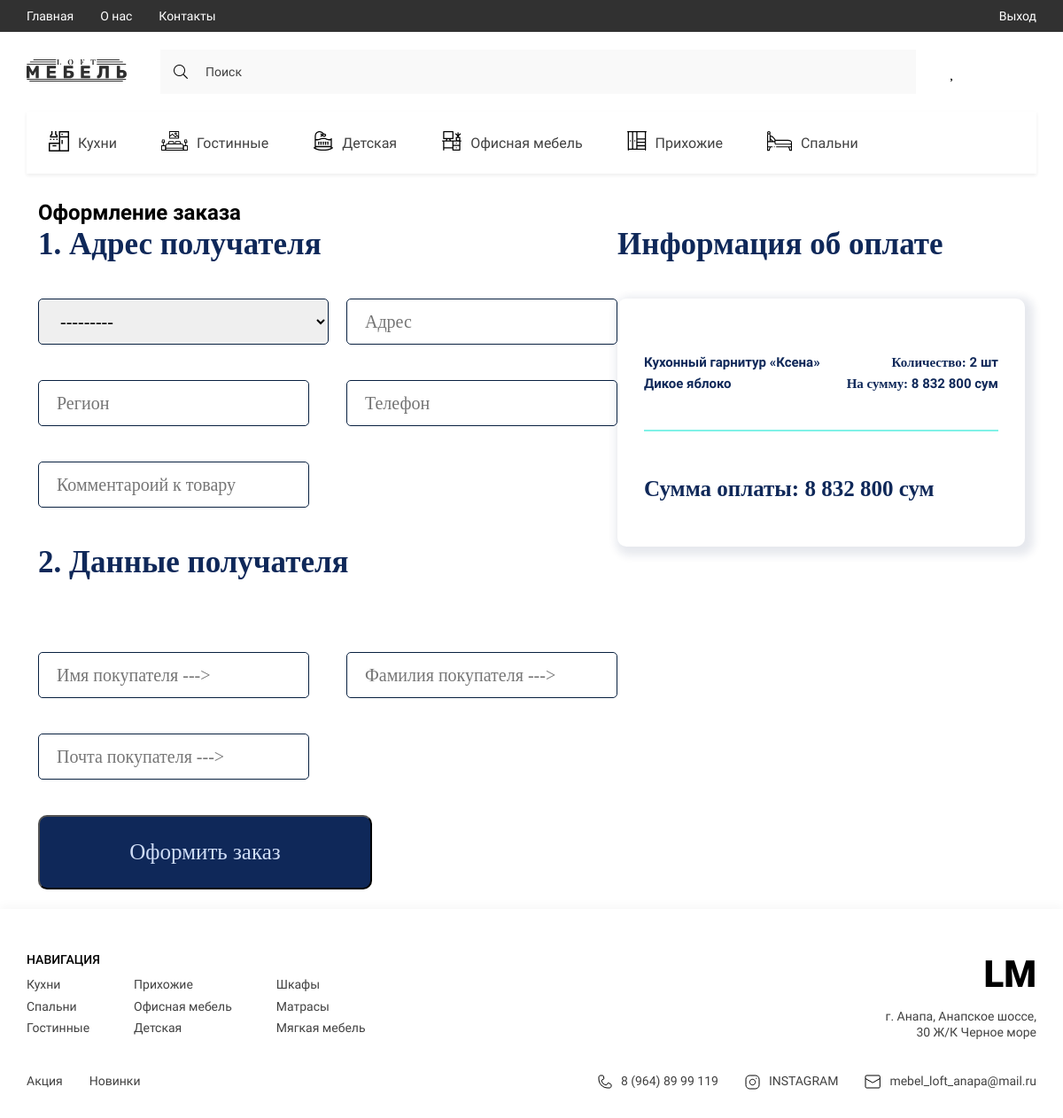
Page /checkout (signed in) on the committed database.
### furniture/models.py (models this page shows, shortened)
class Category(models.Model):
    title = models.CharField(max_length=50, verbose_name='Название категории')
    image = models.ImageField(upload_to='categories/', verbose_name='Иконка категории')
    slug = models.SlugField(unique=True, null=True)
    parent = models.ForeignKey('self', on_delete=models.CASCADE, blank=True, null=True, related_name='subcategories',
                               verbose_name='Категория')
    def get_absolute_url(self):
        return reverse('category_page', kwargs={'slug': self.slug})
    def get_image_category(self):
        if self.image:
            return self.image.url
        else:
            return '-'
    class Meta:
        verbose_name = 'Категория'
        verbose_name_plural = 'Категории'

class OrderProduct(models.Model):
    product = models.ForeignKey(Product, on_delete=models.SET_NULL, null=True)
    order = models.ForeignKey(Order, on_delete=models.SET_NULL, null=True, verbose_name='Номер заказа')
    quantity = models.IntegerField(default=0, blank=True, null=True, verbose_name='Количество')
    added_at = models.DateTimeField(auto_now_add=True, verbose_name='Дата добавления в корзину')
    class Meta:
        verbose_name = 'Заказанный товар'
        verbose_name_plural = 'Заказанные товары'
    @property
    def get_total_price(self):
        total_price = self.product.price * self.quantity
        return total_price

class Product(models.Model):
    title = models.CharField(max_length=100, verbose_name='Название товара')
    description = models.TextField(blank=True, null=True, verbose_name='Описание к товару')
    price = models.FloatField(verbose_name='Цена товара')
    quantity = models.IntegerField(verbose_name='Количество на складе')
    created_at = models.DateTimeField(auto_now_add=True, verbose_name='Дата добавления')
    slug = models.SlugField(unique=True, null=True)
    category = models.ForeignKey(Category, on_delete=models.CASCADE, related_name='products', verbose_name='Категория')
    color_name = models.CharField(max_length=150, verbose_name='Название цвета', blank=True, null=True)
    color_code = models.CharField(max_length=150, verbose_name='Код цвета', blank=True, null=True)
    model_product = models.CharField(max_length=100, blank=True, null=True, verbose_name='Модель товара')
    depth = models.CharField(max_length=50, blank=True, null=True, verbose_name='Глубина "см"')
    width = models.CharField(max_length=50, blank=True, null=True, verbose_name='Ширина "см"')
    height = models.CharField(max_length=50, blank=True, null=True, verbose_name='Высота "см"')
    class Meta:
        verbose_name = 'Товар'
        verbose_name_plural = 'Товары'

class Order(models.Model):
    user = models.ForeignKey(User, on_delete=models.PROTECT, null=True, default=1, related_name='orders',
                             verbose_name='Заказы')
    customer = models.ForeignKey(Customer, on_delete=models.SET_NULL, blank=True, null=True)
    created_at = models.DateTimeField(auto_now_add=True, verbose_name='Дата заказа')
    is_completed = models.BooleanField(default=False, verbose_name='Выполнен ли заказ')
    shipping = models.BooleanField(default=True, verbose_name='Доставка')
    class Meta:
        verbose_name = 'Заказ'
        verbose_name_plural = 'Заказы'
    @property
    def get_cart_total_price(self):
        order_products = self.orderproduct_set.all()
        total_price = sum([product.get_total_price for product in order_products])
        return total_price
    @property
    def get_cart_total_quantity(self):
        order_products = self.orderproduct_set.all()
        total_quantity = sum([product.quantity for product in order_products])
        return total_quantity

### furniture/views.py (the view)
# urls.py: path('checkout', checkout_view, name='checkout'),
def checkout_view(request):
    if request.user.is_authenticated:
        cart_info = get_cart_data(request)
        context = {
            'title': 'Оформление заказа',
            'order': cart_info['order'],
            'items': cart_info['products'],
            'customer_form': CustomerForm(),
            'shipping_form': ShippingForm()
        }
        return render(request, 'pages/checkout.html', context)
    else:
        return redirect('login')

### furniture/forms.py
class CustomerForm(forms.ModelForm):
    class Meta:
        model = Customer
        fields = ['first_name', 'last_name', 'email']
        widgets = {
            'first_name': forms.TextInput(attrs={
                'class': 'form-control',
                'placeholder': 'Имя покупателя --->'
            }),
            'last_name': forms.TextInput(attrs={
                'class': 'form-control',
                'placeholder': 'Фамилия покупателя --->'
            }),
            'email': forms.EmailInput(attrs={
                'class': 'form-control',
                'placeholder': 'Почта покупателя --->'
            })
        }

class ShippingForm(forms.ModelForm):
    class Meta:
        model = ShippingAddress
        fields = ('address', 'city', 'region', 'phone', 'comment')
        widgets = {
            'address': forms.TextInput(attrs={
                'class': 'form-control',
                'placeholder': 'Адрес'
            }),
            'city': forms.Select(attrs={
                'class': 'form-select',
                'placeholder': 'Город'
            }),
            'region': forms.TextInput(attrs={
                'class': 'form-control',
                'placeholder': 'Регион'
            }),
            'phone': forms.TextInput(attrs={
                'class': 'form-control',
                'placeholder': 'Телефон'
            }),
            'comment': forms.TextInput(attrs={
                'class': 'form-control',
                'placeholder': 'Комментароий к товару'
            }),
        }

### furniture/models.py (called while the page is built)
    def __str__(self):
        return self.city_name

### furniture/templatetags/furniture_tags.py (called while the page is built)
@register.simple_tag()
def get_categories():
    return Category.objects.filter(parent=None)

@register.simple_tag()
def get_normal_price(price):
    return f'{int(price):_}'.replace('_', ' ')

### furniture/utils.py (called while the page is built)
def get_cart_data(request):
    cart = CartForAuthenticatedUser(request)
    cart_info = cart.get_cart_info()
    return cart_info

    def get_cart_info(self):
        customer, created = Customer.objects.get_or_create(user=self.user)
        order, created = Order.objects.get_or_create(customer=customer)
        order_products = order.orderproduct_set.all()
        cart_total_quantity = order.get_cart_total_quantity
        cart_total_price = order.get_cart_total_price
        return {
            'cart_total_quantity': cart_total_quantity,
            'cart_total_price': cart_total_price,
            'order': order,
            'products': order_products
        }

### furniture/templates/pages/checkout.html (shortened to what this page needs)
{% extends 'base.html' %}
{% load furniture_tags %}
{% block main %}
<main>
    <div class="content">
        <div class="container">
            <h2 class="checkout_title">Оформление заказа</h2>
            <div class="checkout_content">
                <div class="checkout_form">
                    <h2 class="address_title">1. Адрес получателя</h2>
                    <form action="{% url 'payment' %}" method="post" enctype="multipart/form-data">
                        <div class="block_input">
                            <div class="form-group">
                                {{ shipping_form.city }}
                            </div>
                            <div class="form-group">
                                {{ shipping_form.address }}
                            </div>
                        </div>
                        <div class="block_input">
                            <div class="form-group">
                                {{ shipping_form.region }}
                            </div>
                            <div class="form-group">
                                {{ shipping_form.phone }}
                            </div>
                        </div>
                        <div class="form-group">
                            {{ shipping_form.comment}}
                        </div>
                        <div class="checkout_form_user">
                            <h2 class="address_title">2. Данные получателя</h2>
                            <div class="block_input">
                                <div class="form-group">
                                    {{ customer_form.first_name }}
                                </div>
                                <div class="form-group">
                                    {{ customer_form.last_name }}
                                </div>
                            </div>
                            <div class="form-group">
                                {{ customer_form.email }}
                            </div>
                        </div>
                        <button class="btn-order" type="submit">Оформить заказ</button>
                    </form>
                </div>
                <div class="check">
                    <h2 class="address_title">Информация об оплате</h2>
                    <div class="order_check_info">
                        {% for item in items %}
                        <div class="count_price">
                            <p>{{ item.product.title }}</p>
                            <div class="price_count">
                                <p class="info_count_price">
                                    <span class="count_col">Количество: </span> {{ item.quantity }} шт
                                </p>
                                <p class="info_count_price">
                                    <span class="count_col">На сумму:
                                    </span> {% get_normal_price item.get_total_price %} сум
                                </p>
                            </div>
                        </div>
                        {% endfor %}
                        <div class="line_down_check"></div>
                        <h2 class="pay_title">Сумма оплаты: {% get_normal_price order.get_cart_total_price %} сум</h2>
                    </div>
                </div>
            </div>
        </div>
    </div>
</main>
{% endblock main %}

### furniture/templates/components/_cart_category.html
{% load static %}
{% load furniture_tags %}
{% get_categories as categories %}
{% for category in categories %}
<li>
    <a href="{{ category.get_absolute_url }}" class="header__list-links">
        <span class="header__list-img">
            <img src="{{ category.get_image_category }}" alt="icons">
        </span>
        {{ category.title }}
    </a>
</li>
{% endfor %}

### furniture/static/furniture/style/style.css (style rules this page uses)
:root { --containerWidth: 1140px; --primaryColor: #414141; --primaryFont: 'Roboto'; --mainColor: #245462; }
* { padding: 0; margin: 0; box-sizing: border-box; text-decoration: none; list-style: none; font-family: var(--primaryFont); }
.container { width: 100%; max-width: calc(var(--containerWidth) + 30px); margin: 0 auto; padding: 0 15px; }
.header__list-links { padding: 24px 25px; display: flex; justify-content: center; align-items: center; height: 70px; transition: background .3s linear, color .3s linear; width: max-content; font-family: 'Roboto'; font-size: 16px; line-height: 19px; color: #414141; }
.header__list-links img { margin-right: 10px; min-width: 18px; transition: filter .3s linear; }

### furniture/static/furniture/style/style3.css (style rules this page uses)
.block_input { display: flex; justify-content: space-between; gap: 20px; }
.checkout_content { display: flex; justify-content: space-between; }
.checkout_form input { width: 306px; border-radius: 5px; padding: 13px 0 13px 20px; border: 1px solid #082040; font-family: 'Regul'; font-style: normal; font-weight: 275; font-size: 20px; line-height: 24px; }
.checkout_form select { width: 328px; border-radius: 5px; padding: 13px 0 13px 20px; border: 1px solid #082040; font-family: 'Regul'; font-style: normal; font-weight: 275; font-size: 20px; line-height: 24px; }
.checkout_form form { display: flex; flex-direction: column; gap: 40px; }
.address_title { margin-bottom: 40px; font-family: 'Bold'; font-style: normal; font-weight: 700; font-size: 35px; line-height: 43px; color: #0F2859; }
.checkout_form_user { display: flex; flex-direction: column; gap: 40px; }
.btn-order { width: 377px; padding: 25px 0; box-sizing: border-box; background: #0F2859; border-radius: 10px; font-family: 'Regul'; font-style: normal; font-weight: 500; font-size: 25px; line-height: 30px; color: #CFDDF6; text-align: center; cursor: pointer; }
.order_check_info { max-width: 550px; width: 100%; min-height: 280px; padding: 60px 30px 30px 30px; background: #FFFFFF; box-shadow: 4px 4px 10px 6px rgba(15, 40, 89, 0.1); border-radius: 10px; display: flex; flex-direction: column; gap: 40px; }
.count_price { display: flex; justify-content: space-between; font-family: 'Bold'; font-style: normal; font-weight: 700; font-size: 15px; line-height: 24px; color: #0F2859; }
.count_price p { width: 200px; }
.line_down_check { background: #80F2E7; height: 2px; }
.pay_title { font-family: 'Bold'; font-style: normal; font-weight: 700; font-size: 25px; line-height: 49px; color: #0F2859; }
.price_count { display: flex; flex-direction: column; align-items: flex-end; }
.info_count_price { text-align: end; }
.count_col { font-family: 'Regul'; }

### rows in the picture
Category: get_image_category (picture), title "Кухни"
Category: get_image_category (picture), title "Гостинные"
Category: get_image_category (picture), title "Детская"
Category: get_image_category (picture), title "Офисная мебель"
Category: get_image_category (picture), title "Прихожие"
Category: get_image_category (picture), title "Спальни"
OrderProduct: product "Кухонный гарнитур «Ксена» Дикое яблоко", quantity "2", product+quantity "8 832 800"
Order: id.quantity "8 832 800"
